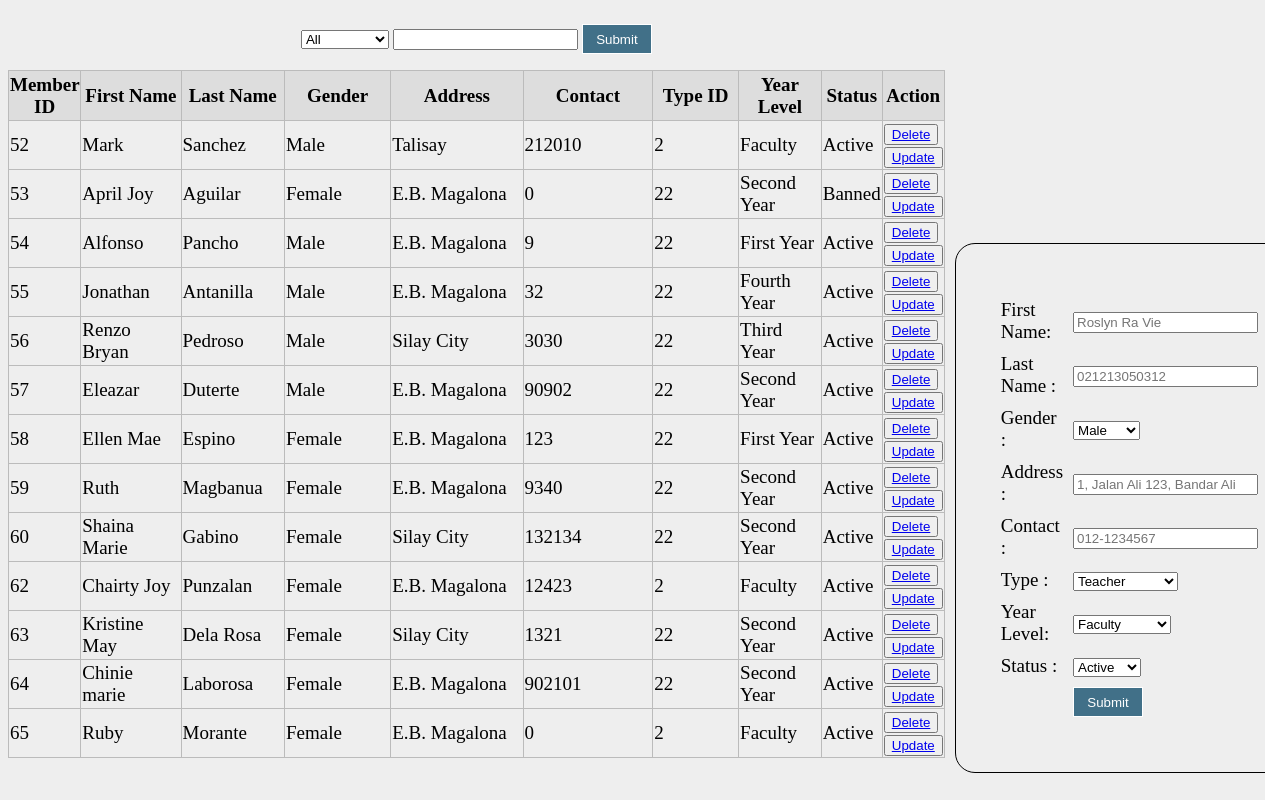
The page /member.php on the database its author committed.
### tables this page shows
CREATE TABLE `member` (
  `member_id` int(5) NOT NULL,
  `firstname` varchar(20) NOT NULL,
  `lastname` varchar(20) NOT NULL,
  `gender` varchar(10) NOT NULL,
  `address` varchar(20) DEFAULT NULL,
  `contact` int(10) DEFAULT NULL,
  `type_id` varchar(20) NOT NULL,
  `year_level` varchar(20) DEFAULT NULL,
  `status` varchar(20) NOT NULL
);

### member.php (the view, shortened to what this page needs)
<!DOCTYPE html>
<html>
<head>
<link rel="stylesheet" href="design.css">
<link rel="stylesheet" href="https://cdnjs.cloudflare.com/ajax/libs/font-awesome/4.7.0/css/font-awesome.min.css">
</head>
<body>
<?php
include ('db_conn.php');
?>
<div class="row">
<p><center>
<form action="" method="post">
<p><center>
<select name ="carian">
<option>All</option>
</select>
<input type="text" name="i_carian">
<button style="height: 30px; background: #417088; color: #fff; width: 70px; border: 1px solid" name="cari">Submit</button>
</p><center>
</form>
<?php
if (isset($_POST['cari']) && !empty($_POST['i_carian']) )
{
switch ($_POST["carian"])
{
case "member_id":
$query = "SELECT * FROM member
WHERE member_id LIKE '%$_POST[i_carian]%'";
break;
case "gender":
$query = "SELECT * FROM member
WHERE gender LIKE '$_POST[i_carian]'";
break;
case "firstname":
$query = "SELECT * FROM member
WHERE firstname LIKE '$_POST[i_carian]'";
break;
case "year_level":
$query = "SELECT * FROM member
WHERE year_level = '$_POST[i_carian]'";
break;
case "status":
$query = "SELECT * FROM member
WHERE status = '$_POST[i_carian]'";
break;
}
} else{
$query = "SELECT * FROM member";
}
$mysql = $query;
$result = mysqli_query($conn, $mysql) or die(mysql_error());
if (mysqli_num_rows($result) > 0) {
echo "<table border='1'>";
echo "<col width='70'>";
echo "<col width='110'>";
echo "<col width='110'>";
echo "<col width='120'>";
echo "<col width='150'>";
echo "<col width='150'>";
echo "<col width='100'>";
echo "<col width='90'>";
echo "<tr style='height: 50px; background: #ddd;'>";
echo "<th>Member ID</th>";
echo "<th>First Name</th>";
echo "<th>Last Name</th>";
echo "<th>Gender</th>";
echo "<th>Address</th>";
echo "<th>Contact</th>";
echo "<th>Type ID</th>";
echo "<th>Year Level</th>";
echo "<th>Status</th>";
echo "<th>Action</th>";
echo "</tr>";
while($row = mysqli_fetch_assoc($result)) {
	echo "<tr>";
	echo "<td>".$row['member_id']."</td>";
	echo "<td>".$row['firstname']."</td>";
	echo "<td>".$row['lastname']."</td>";
	echo "<td>".$row['gender']."</td>";
	echo "<td>".$row['address']."</td>";
	echo "<td>".$row['contact']."</td>";
	echo "<td>".$row['type_id']."</td>";
	echo "<td>".$row['year_level']."</td>";
	echo "<td>".$row['status']."</td>";
	echo "<td><button><a href='member_delete.php? deleteid=".$row['member_id']."'>Delete</a></button>";
	echo "<button><a href='member_update.php? updateid=".$row['member_id']."'>Update</a></button></td>";
	echo "</tr>";
}
echo "</table>";
}
else { echo "<center>No Records</center>";}
?>
</div>
<div class="column middle" >
<form action="member_add_back.php" method="POST">
<div class="content-container-box">
<div style="display: flex">
<div style="width: 500px;">
<div class="book-contents" style="border: 1px #000 solid; border-radius: 20px;  padding: 30px">
<table cellpadding=5px style="border: none">
<tr>
<td></td>
<td></td>
<td style="width: 30px"></td>
</tr>
<tr>
<td></td>
<td></td>
<td></td>
</tr>
<tr>
<td></td>
<td> First Name:</td>
<td><input type="text" placeholder="Roslyn Ra Vie" name="i_firstname" required></td>
</tr>
<tr>
<td></td>
<td>Last Name :</td>
<td><input type="text" placeholder="021213050312" name="lastname" required></td>
</tr>
<tr>
<td></td>
<td>Gender :</td>
<td><select name = "i_gender">
	<option value = "Male">Male</option>
	</td>
</tr>
<tr>
<tr>
<td></td>
<td>Address :</td>
<td><input type="text" placeholder="1, Jalan Ali 123, Bandar Ali" name="i_address" required></td>
</tr>
<tr>
<td></td>
<td>Contact :</td>
<td><input type="tel" placeholder="012-1234567" name="i_contact" pattern="[0-9]{3}-[0-9]{7}" ></td>
</tr>
<tr>
<td></td>
<td>Type :</td>
<td><select name = "i_type">
	<option value = "2">Teacher</option>
</td>
</tr>
<tr>
<td></td>
<td>Year Level:</td>
<td><select name = "i_yearlevel">
	<option value = "Faculty">Faculty</option>
</td>
</tr>
<tr>
<td></td>
<td>Status :</td>
<td><select name = "i_status">
	<option value = "Active">Active</option>
</td>
</tr>
<tr>
<td></td>
<td></td>
<td><button style="height: 30px; background: #417088; color: #fff; width: 70px; border: 1px solid" name="loginBtn">Submit</button></td>
</tr>
<tr>
<td></td>
<td></td>
<td></td>
</tr>
<tr>
<td></td>
<td></td>
<td></td>
</tr>
</table>
</div>
</div>
</div>
</div>
</div>
</body>
</html>

### design.css (style rules this page uses)
body { background: #eee; display: flex; align-items: center; justify-content: center; font-family: Tw Cen MT; }
table { width: 100%; border: 1px solid #bbb; border-collapse: collapse; margin-left: auto; margin-right: auto; }

### member.php (style rules this page uses)
table { font-family: Tw Cen MT; font-size: 19px; }
* { box-sizing: border-box; }
.column { float: left; padding: 10px; height: 300px; }
.middle { width: 25%; }
.row:after { content: ""; display: table; clear: both; }

### rows shown on the page
member: member_id "52", firstname "Mark", lastname "Sanchez", gender "Male", address "Talisay", contact "212010", type "2", year_level "Faculty", status "Active"
member: member_id "53", firstname "April Joy", lastname "Aguilar", gender "Female", address "E.B. Magalona", contact "0", type "22", year_level "Second Year", status "Banned"
member: member_id "54", firstname "Alfonso", lastname "Pancho", gender "Male", address "E.B. Magalona", contact "9", type "22", year_level "First Year", status "Active"
member: member_id "55", firstname "Jonathan", lastname "Antanilla", gender "Male", address "E.B. Magalona", contact "32", type "22", year_level "Fourth Year", status "Active"
member: member_id "56", firstname "Renzo Bryan", lastname "Pedroso", gender "Male", address "Silay City", contact "3030", type "22", year_level "Third Year", status "Active"
member: member_id "57", firstname "Eleazar", lastname "Duterte", gender "Male", address "E.B. Magalona", contact "90902", type "22", year_level "Second Year", status "Active"
member: member_id "58", firstname "Ellen Mae", lastname "Espino", gender "Female", address "E.B. Magalona", contact "123", type "22", year_level "First Year", status "Active"
member: member_id "59", firstname "Ruth", lastname "Magbanua", gender "Female", address "E.B. Magalona", contact "9340", type "22", year_level "Second Year", status "Active"
member: member_id "60", firstname "Shaina Marie", lastname "Gabino", gender "Female", address "Silay City", contact "132134", type "22", year_level "Second Year", status "Active"
member: member_id "62", firstname "Chairty Joy", lastname "Punzalan", gender "Female", address "E.B. Magalona", contact "12423", type "2", year_level "Faculty", status "Active"
member: member_id "63", firstname "Kristine May", lastname "Dela Rosa", gender "Female", address "Silay City", contact "1321", type "22", year_level "Second Year", status "Active"
member: member_id "64", firstname "Chinie marie", lastname "Laborosa", gender "Female", address "E.B. Magalona", contact "902101", type "22", year_level "Second Year", status "Active"
member: member_id "65", firstname "Ruby", lastname "Morante", gender "Female", address "E.B. Magalona", contact "0", type "2", year_level "Faculty", status "Active"
